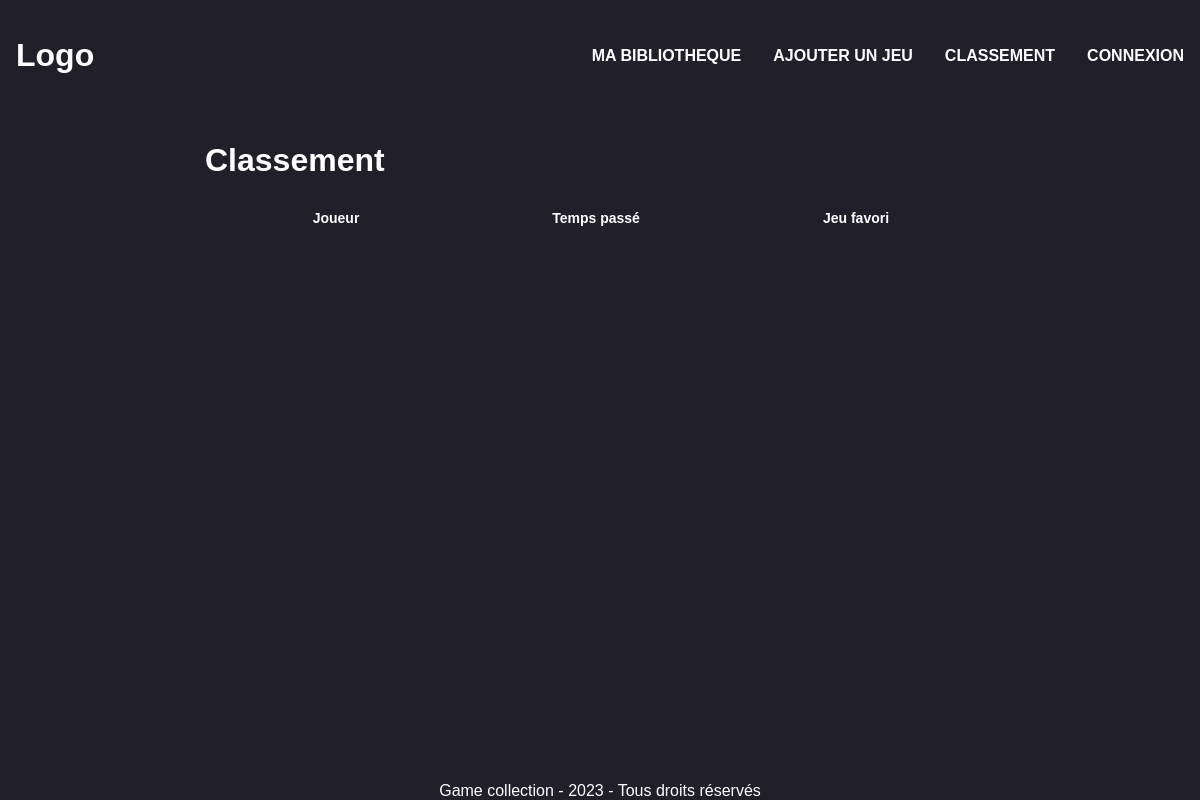
The app's page /leaderboard, older data.
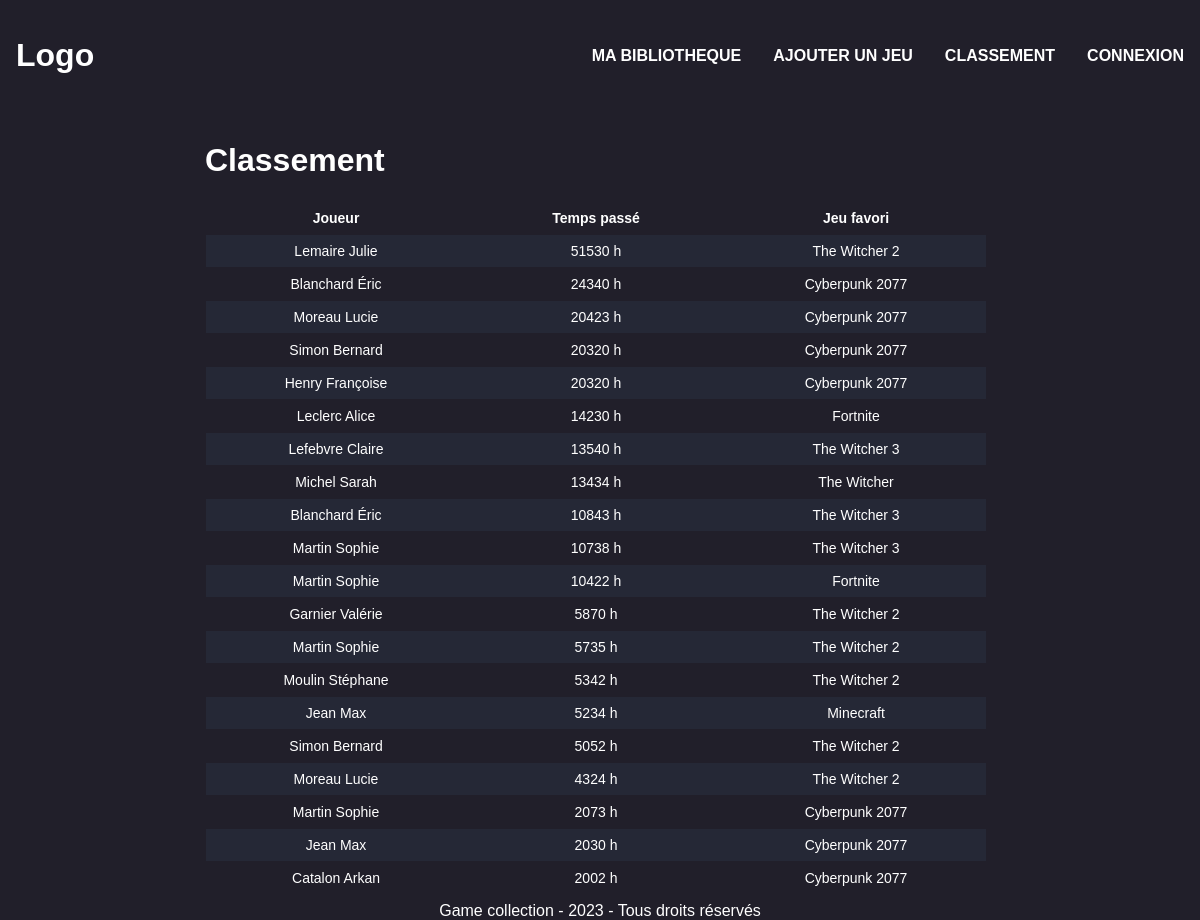
The same page, newer data.
### tables this page shows
CREATE TABLE LIBRARY
    (
        id_user INT NOT NULL,
        name_game VARCHAR(255) NOT NULL,
        hours_played_game INT NOT NULL DEFAULT 0,
        PRIMARY KEY (id_user, name_game),
        FOREIGN KEY (id_user) REFERENCES ACCOUNT(id_user),
        FOREIGN KEY (name_game) REFERENCES GAME(name_game)
    );

CREATE TABLE ACCOUNT
(
    id_user INT NOT NULL
    AUTO_INCREMENT,
    name_user VARCHAR
    (255) NOT NULL,
    surname_user VARCHAR
    (255) NOT NULL,
    email_user VARCHAR
    (255) NOT NULL,
    password_user VARCHAR
    (255) NOT NULL,
    PRIMARY KEY
    (id_user)
);

### controllers/leaderboard.php (called while the page is built)
<?php
require_once './models/leaderboard.php';
$leaderboard = getLeaderboard();
require_once './views/leaderboard.php';

### models/leaderboard.php (called while the page is built, shortened)
<?php
$db = Database::getInstance()::getConnection();
function getLeaderboard() {
    global $db;
    $query = "SELECT name_user,surname_user,hours_played_game,name_game FROM LIBRARY INNER JOIN ACCOUNT ON ACCOUNT.Id_user = LIBRARY.Id_user ORDER BY hours_played_game DESC LIMIT 20";
    $result = $db->query($query);
    $leaderboard = $result->fetchAll(PDO::FETCH_ASSOC);
    return $leaderboard;
}

### views/leaderboard.php (the view, shortened to what this page needs)
<!DOCTYPE html>
<html lang="en">
<head>
    <link rel="stylesheet" href="./assets/styles/leaderboard.css">
</head>
<body>
    <?php require './assets/components/header.php'; ?>
    <div class="page-content">
        <div id="leaderboard">
            <h1>Classement</h1>
            <table>
                <tr>
                    <th>Joueur</th>
                    <th>Temps passé</th>
                    <th>Jeu favori</th>
                </tr>
                <?php foreach ($leaderboard as $row) { ?>
                    <tr>
                        <td><?php echo ($row['name_user'] . " " . $row['surname_user']); ?></td>
                        <td><?php echo $row['hours_played_game'] . " h"; ?></td>
                        <td><?php echo $row['name_game']; ?></td>
                    </tr>
                <?php } ?>
            </table>
        </div>
    </div>
    <?php require './assets/components/footer.php'; ?>
</body>
</html>

### index.php (shortened to what this page needs)
<?php
$page = isset($_GET['page']) ? $_GET['page'] : 'homepage';
$pageFile = 'controllers/' . $page . '.php';
$isLoggedIn = isset($_SESSION['id']);
if (file_exists($pageFile)) {
    require $pageFile;
} else {
    require 'views/404.php';
}

### assets/components/header.php
<div class="header">
    <h1>Logo</h1>
    <div class="links">
        <a href="./">MA BIBLIOTHEQUE</a>
        <a href="./ajouterJeu">AJOUTER UN JEU</a>
        <a href="./leaderboard">CLASSEMENT</a>
        <a href=<?php echo $isLoggedIn ? "./profile" : "./connexion" ?>><?php echo $isLoggedIn ? "PROFIL" : "CONNEXION" ?></a>
    </div>
</div>

### assets/components/footer.php
<footer>
    Game collection - 2023 - Tous droits réservés
</footer>

### assets/styles/leaderboard.css (style rules this page uses)
.page-content { width: 100%; display: flex; flex-direction: column; align-items: center; justify-content: center; padding: 0; }
#leaderboard > table { border-collapse: collapse; border-spacing: 0; border: 1px solid var(--bg-color); font-size: 14px; color: white; table-layout: fixed; }
#leaderboard th, #leaderboard td { padding: 8px 10px; text-align: center; border-bottom: 1px solid var(--bg-color); overflow-wrap: break-word; min-width: 20vw; }
#leaderboard th { background-color: var(--bg-color); }
#leaderboard tr:nth-child(even) { background-color: var(--modal-color); }
#leaderboard { display: flex; flex-direction: column; width: fit-content; height: auto; margin: 0.5em 0.5em 0.5em 0; border: 1px solid var(--bg-color); }

### assets/styles/global.css (style rules this page uses)
:root { --bg-color: #211f2a; --modal-color: #252836; --input-color: #2b2f40; --btn-color: #6757d6; --font: "Barlow", sans-serif; }
body { background-color: var(--bg-color); color: white; font-family: var(--font); margin: 0; height: 100%; }
.page-content { padding: 0 7.5rem; }
a { color: white; text-decoration: none; font-weight: bold; transition: color 0.2s; }

### assets/styles/components/header.css (style rules this page uses)
.header { display: flex; align-items: center; justify-content: space-between; padding: 1rem; }
.links { display: flex; gap: 2rem; }

### assets/styles/components/footer.css (style rules this page uses)
body { min-height: 100vh; margin: 0; height: 100%; position: relative; }
body::after { content: ""; display: block; height: 1em; }
footer { position: absolute; bottom: 0; width: 100%; text-align: center; }

Row changes from the older to the newer data that the page shows:
added library: id_user.name_user "Lemaire", id_user.surname_user "Julie", hours_played_game "51530", name_game "The Witcher 2"
added library: id_user.name_user "Blanchard", id_user.surname_user "Éric", hours_played_game "24340", name_game "Cyberpunk 2077"
added library: id_user.name_user "Moreau", id_user.surname_user "Lucie", hours_played_game "20423", name_game "Cyberpunk 2077"
added library: id_user.name_user "Simon", id_user.surname_user "Bernard", hours_played_game "20320", name_game "Cyberpunk 2077"
added library: id_user.name_user "Henry", id_user.surname_user "Françoise", hours_played_game "20320", name_game "Cyberpunk 2077"
added library: id_user.name_user "Leclerc", id_user.surname_user "Alice", hours_played_game "14230", name_game "Fortnite"
added library: id_user.name_user "Lefebvre", id_user.surname_user "Claire", hours_played_game "13540", name_game "The Witcher 3"
added library: id_user.name_user "Michel", id_user.surname_user "Sarah", hours_played_game "13434", name_game "The Witcher"
added library: id_user.name_user "Blanchard", id_user.surname_user "Éric", hours_played_game "10843", name_game "The Witcher 3"
added library: id_user.name_user "Martin", id_user.surname_user "Sophie", hours_played_game "10738", name_game "The Witcher 3"
added library: id_user.name_user "Martin", id_user.surname_user "Sophie", hours_played_game "10422", name_game "Fortnite"
added library: id_user.name_user "Garnier", id_user.surname_user "Valérie", hours_played_game "5870", name_game "The Witcher 2"
added library: id_user.name_user "Martin", id_user.surname_user "Sophie", hours_played_game "5735", name_game "The Witcher 2"
added library: id_user.name_user "Moulin", id_user.surname_user "Stéphane", hours_played_game "5342", name_game "The Witcher 2"
added library: id_user.name_user "Jean", id_user.surname_user "Max", hours_played_game "5234", name_game "Minecraft"
added library: id_user.name_user "Simon", id_user.surname_user "Bernard", hours_played_game "5052", name_game "The Witcher 2"
added library: id_user.name_user "Moreau", id_user.surname_user "Lucie", hours_played_game "4324", name_game "The Witcher 2"
added library: id_user.name_user "Martin", id_user.surname_user "Sophie", hours_played_game "2073", name_game "Cyberpunk 2077"
added library: id_user.name_user "Jean", id_user.surname_user "Max", hours_played_game "2030", name_game "Cyberpunk 2077"
added library: id_user.name_user "Catalon", id_user.surname_user "Arkan", hours_played_game "2002", name_game "Cyberpunk 2077"
